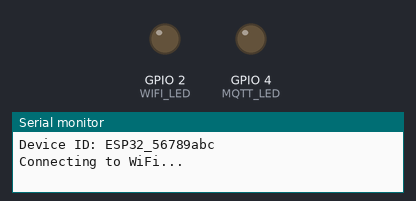
Bench run of a sketch on a simulated ESP32. On the bench: output pins drawn as LEDs (lit = HIGH), the last lines printed to the serial monitor. WiFi joins after 1.5 s; servers stay silent unless stated; random numbers use the default seed unless the sketch sets one; no MQTT or app messages arrive unless stated.

Above: at 0.1 s.
At 1.6 s:
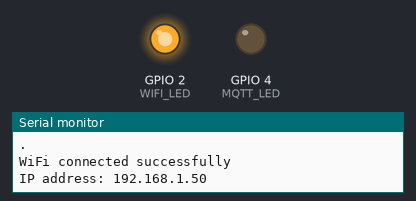
At 5.1 s:
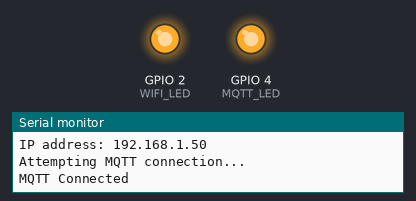
Timing chart, 0 to 6.6 s (numbered marks = the images above):
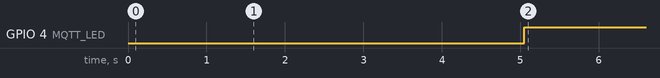

Measured:
- by itself, GPIO 4 (MQTT_LED): LOW → HIGH at 5.1 s

The sketch:

esp32_mqtt.ino
```cpp
#include <WiFi.h>
#include <PubSubClient.h>
#include <ArduinoJson.h>

// Configuration
const char* ssid = "Namal-Net";
const char* password = "namal123";
const char* mqtt_server = "65.0.176.163";
const int mqtt_port = 1883;
const char* mqtt_username = "admin";
const char* mqtt_password = "mqtt123";

// Constants
const unsigned long WIFI_TIMEOUT = 10000;  // 10 seconds timeout for WiFi connection
const unsigned long MQTT_RECONNECT_DELAY = 5000;  // 5 seconds between MQTT reconnection attempts
const unsigned long SENSOR_PUBLISH_INTERVAL = 10000;  // 10 second between sensor readings

// Global variables
WiFiClient espClient;
PubSubClient client(espClient);
unsigned long lastMsg = 0;
unsigned long lastWifiCheck = 0;
bool firstConnection = true;
int reconnectCount = 0;
String deviceID;

// Status LED pins (if available on your board)
#define WIFI_LED 2    // Built-in LED
#define MQTT_LED 4    // External LED for MQTT status

// Function to generate random sensor values within realistic ranges
struct SensorData {
    float humidity;      // 0-100 %
    float temperature;   // 0-50 °C
    float conductivity;  // 0-2000 µS/cm
    float ph;           // 0-14
    float nitrogen;     // 0-1000 mg/kg
    float phosphorus;   // 0-100 mg/kg
    float potassium;    // 0-1000 mg/kg
    bool valid;         // Indicates if readings are valid
};

// Generate unique device ID
String generateDeviceID() {
    uint64_t chipid = ESP.getEfuseMac();
    return "ESP32_" + String((uint32_t)chipid, HEX);
}

// WiFi event handler
void WiFiEvent(WiFiEvent_t event) {
    Serial.printf("[WiFi] Event: %d\n", event);
    switch(event) {
        case ARDUINO_EVENT_WIFI_STA_GOT_IP:
            Serial.println("WiFi connected");
            Serial.println("IP address: " + WiFi.localIP().toString());
            digitalWrite(WIFI_LED, HIGH);
            break;
        case ARDUINO_EVENT_WIFI_STA_DISCONNECTED:
            Serial.println("WiFi lost connection");
            digitalWrite(WIFI_LED, LOW);
            break;
        default:
            break;
    }
}

// Setup WiFi connection
bool setup_wifi() {
    Serial.println("\nConnecting to WiFi...");
    digitalWrite(WIFI_LED, LOW);

    WiFi.mode(WIFI_STA);
    WiFi.begin(ssid, password);

    unsigned long startAttemptTime = millis();

    while (WiFi.status() != WL_CONNECTED &&
           millis() - startAttemptTime < WIFI_TIMEOUT) {
        delay(100);
        Serial.print(".");
    }

    if (WiFi.status() != WL_CONNECTED) {
        Serial.println("\nFailed to connect to WiFi");
        return false;
    }

    Serial.println("\nWiFi connected successfully");
    Serial.print("IP address: ");
    Serial.println(WiFi.localIP());
    digitalWrite(WIFI_LED, HIGH);
    return true;
}

// MQTT connection handling
bool mqtt_connect() {
    digitalWrite(MQTT_LED, LOW);
    Serial.println("Attempting MQTT connection...");

    if (client.connect(deviceID.c_str(), mqtt_username, mqtt_password)) {
        Serial.println("MQTT Connected");
        digitalWrite(MQTT_LED, HIGH);

        // Publish connection message
        StaticJsonDocument<200> statusDoc;
        statusDoc["device"] = deviceID;
        statusDoc["status"] = "connected";
        statusDoc["reconnects"] = reconnectCount;

        String statusPayload;
        serializeJson(statusDoc, statusPayload);
        client.publish("soil/status", statusPayload.c_str());

        return true;
    } else {
        Serial.print("MQTT Connection failed, rc=");
        Serial.println(client.state());
        return false;
    }
}

SensorData readSensorData() {
    SensorData data;

    // Simulate sensor readings with random values
    // In real application, replace with actual sensor readings
    data.humidity = random(30, 90);
    data.temperature = 20 + ((float)random(0, 200) / 10);
    data.conductivity = random(500, 1500);
    data.ph = 4 + ((float)random(0, 100) / 10);
    data.nitrogen = random(100, 800);
    data.phosphorus = random(10, 80);
    data.potassium = random(100, 800);

    // Print readings to Serial
    Serial.println("\nCurrent Sensor Readings:");
    Serial.println("Humidity: " + String(data.humidity) + " %");
    Serial.println("Temperature: " + String(data.temperature) + " °C");
    Serial.println("Conductivity: " + String(data.conductivity) + " µS/cm");
    Serial.println("pH: " + String(data.ph));
    Serial.println("Nitrogen: " + String(data.nitrogen) + " mg/kg");
    Serial.println("Phosphorus: " + String(data.phosphorus) + " mg/kg");
    Serial.println("Potassium: " + String(data.potassium) + " mg/kg");

    data.valid = true;
    return data;
}

void publishSensorData(const SensorData& data) {
    if (!data.valid) {
        Serial.println("Invalid sensor data - skipping publish");
        return;
    }

    StaticJsonDocument<512> doc;
    doc["device"] = deviceID;
    doc["humidity"] = data.humidity;
    doc["temperature"] = data.temperature;
    doc["conductivity"] = data.conductivity;
    doc["ph"] = data.ph;
    doc["nitrogen"] = data.nitrogen;
    doc["phosphorus"] = data.phosphorus;
    doc["potassium"] = data.potassium;
    doc["wifi_strength"] = WiFi.RSSI();
    doc["timestamp"] = millis();

    String payload;
    serializeJson(doc, payload);

    if (client.publish("soil/data", payload.c_str())) {
        Serial.println("Data published successfully");
    } else {
        Serial.println("Failed to publish data");
    }
}

void setup() {
    // Initialize serial and pins
    Serial.begin(115200);
    pinMode(WIFI_LED, OUTPUT);
    pinMode(MQTT_LED, OUTPUT);

    // Generate unique device ID
    deviceID = generateDeviceID();
    Serial.println("Device ID: " + deviceID);

    // Setup WiFi event handling
    WiFi.onEvent(WiFiEvent);

    // Initialize WiFi
    setup_wifi();

    // Configure MQTT
    client.setServer(mqtt_server, mqtt_port);

    // Initialize random seed
    randomSeed(analogRead(0));
}

void loop() {
    unsigned long currentMillis = millis();

    // Check WiFi connection
    if (WiFi.status() != WL_CONNECTED) {
        Serial.println("WiFi connection lost. Reconnecting...");
        setup_wifi();
    }

    // Handle MQTT connection
    if (!client.connected()) {
        digitalWrite(MQTT_LED, LOW);
        if (currentMillis - lastMsg >= MQTT_RECONNECT_DELAY) {
            reconnectCount++;
            if (mqtt_connect()) {
                lastMsg = currentMillis;
            }
        }
    }

    // Publish sensor data at regular intervals
    if (client.connected() && (currentMillis - lastMsg >= SENSOR_PUBLISH_INTERVAL)) {
        SensorData data = readSensorData();
        publishSensorData(data);
        lastMsg = currentMillis;
    }

    // Maintain MQTT connection
    client.loop();
}
```
